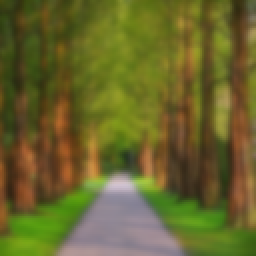
#> input picture blurred_images/arbresblurred.png, 128 x 128 px, found by its file name (shown 2 times larger)
$ python learn.py
#> lines starting #> are read from the running program, lines starting #| are printed output that depends on the picture
from PIL import ImageFilter
import matplotlib.pyplot as plt
import numpy as np
from PIL import Image

# Charger l'image
img = Image.open(r"C:\Users\USER\Desktop\pynas\imgs\arbresblurred.png")
#> img is the input picture: PIL image 128x128 RGB; mean R, G, B 104.6, 101.2, 43.4

# Afficher l'image chargée
# img.show()

# Récupérer et afficher la taille de l'image (en pixels)
w, h = img.size
#> w = 128; h = 128
print("Largeur : {} px, hauteur : {} px".format(w, h))
#| Largeur : 128 px, hauteur : 128 px

# Afficher son mode de quantification
print("Format des pixels : {}".format(img.mode))
#| Format des pixels : RGB

# Récupérer et afficher la valeur du pixel à une position précise
px_value = img.getpixel((20, 100))
#> px_value = (60, 57, 21)
print("Valeur du pixel situé en (20,100) : {}".format(px_value))
#| Valeur du pixel situé en (20,100) : (60, 57, 21)


# Récupérer les valeurs de tous les pixels sous forme d'une matrice
mat = np.array(img)
mat

# Afficher la taille de la matrice de pixels
print("Taille de la matrice de pixels : {}".format(mat.shape))
#| Taille de la matrice de pixels : (128, 128, 3)


# Charger l'image comme matrice de pixels
img = np.array(Image.open(
    r"C:\Users\USER\Desktop\pynas\imgs\arbresblurred.png"))

# Générer et afficher l'histogramme
# Pour le normaliser : argument density=True dans plt.hist
# Pour avoir l'histogramme cumulé : argument cumulative=True
n, bins, patches = plt.hist(img.flatten(), bins=range(256))
#> n = 255 values, max 744 at index 30, min 0 at index 0, mean 192.8; bins = 256 values from 0 to 255; patches = 255 items
# plt.show()


# Charger l'image sous forme d'une matrice de pixels
img = np.array(Image.open(
    r"C:\Users\USER\Desktop\pynas\imgs\arbresblurred.png"))
# Générer le bruit gaussien de moyenne nulle et d'écart-type 7 (variance 49)
noise = np.random.normal(0, 7, img.shape)

# Assurez-vous que les valeurs de l'image et du bruit sont des entiers entre 0 et 255
img = np.clip(img, 0, 255).astype(np.uint8)
noise = np.clip(noise, 0, 255).astype(np.uint8)

# Ajouter le bruit à l'image
noisy_img = img + noise

# Assurez-vous que les valeurs de l'image bruitée restent dans la plage 0-255
noisy_img = np.clip(noisy_img, 0, 255).astype(np.uint8)

# Créer l'image bruitée et l'afficher
val = Image.fromarray(noisy_img)

# val.show()

# Convertir le tableau NumPy en objet Image
noisy_img_pil = Image.fromarray(noisy_img)

# Appliquer le lissage par moyennage (fenêtre de taille 9) et afficher le résultat
noisy_img_blurred = noisy_img_pil.filter(ImageFilter.BoxBlur(1))
noisy_img_blurred.show()
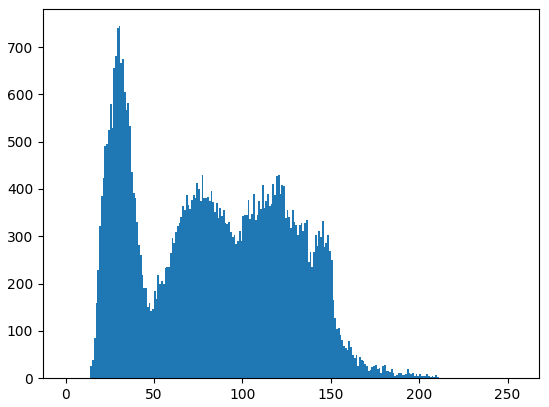
#> figure drawn by matplotlib, 1 panel; tallest bar 744 high, from x = 30 to 31
